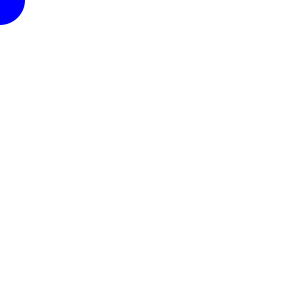
Frame 1 (no input)
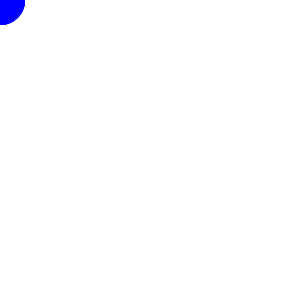
Frame 60 (the mouse pressed at the canvas centre just before this capture)
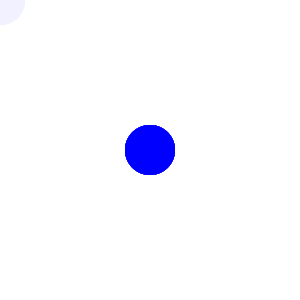
Frame 120 (the mouse held since frame 60 and released just before this capture)

The Processing sketch that drew these frames (run headless with seeded random() and noise(); from frame 60 on, the mouse is pressed at the canvas centre):

// Processing sketch: processing_29491
// ── processing_29491.pde

void setup() {
  size(300,300);
  colorMode(RGB,100);
  background(100);
  noStroke();
  smooth();
}

void draw() {
  fill(100,5);
  rect(0,0,300,300);
  fill(0,0,100);
  ellipse(mouseX,mouseY,50,50);
}
